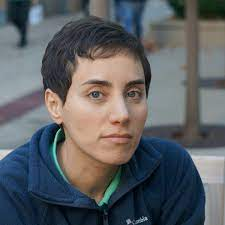
%> input picture CA_1/Code/face1.jpg, 225 x 225 px
$ octave Q5.m   (GNU Octave 9; MATLAB toolbox functions it lacks are replaced by stand-ins)
%> lines starting %> are read from the running program, lines starting %| are printed output that depends on the picture
clear;clc;close all;
face_1 = imread('face1.jpg');
%> face_1 is the input picture: size 225x225x3 uint8; mean R, G, B 92.7, 95.5, 98.8
face1_gs = rgb2gray(face_1);
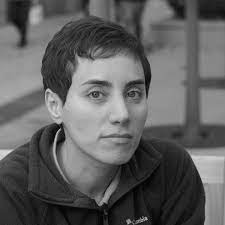
%> face1_gs: size 225x225 uint8; min 1, max 230, mean 95
face_2 = imread('face2.jpg');
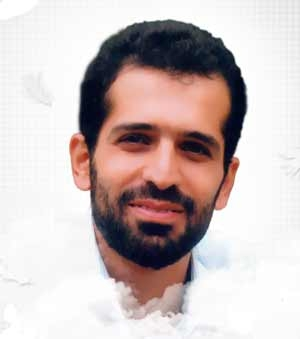
%> input picture CA_1/Code/face2.jpg, 300 x 339 px
%> face_2 is the input picture: size 339x300x3 uint8; mean R, G, B 202.3, 188.7, 187.7
face2_gs = rgb2gray(face_2);
[row, colomn] = size(face1_gs);
%> row = 225; colomn = 225
resized_face_2 = imresize(face2_gs,[row, colomn]);
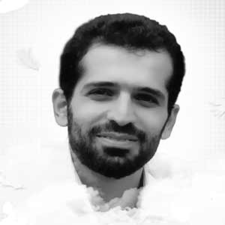
%> resized_face_2: size 225x225 uint8; min 3, max 255, mean 192.7
imshow(resized_face_2);title('Face 2 in Gray Scale');
figure;imshow(face1_gs);title('Face 1  in Gray Scale');

%Finding Phase And Abs of each picture
f_face1 = fftshift(fft2(face1_gs));
f_face2 = fftshift(fft2(resized_face_2));
abs_f_face1 = abs(f_face1);
abs_f_face2 = abs(f_face2);
ph_f_face1 = angle(f_face1);
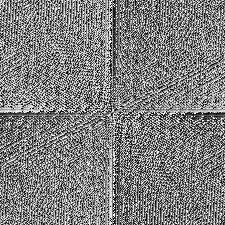
%> ph_f_face1: size 225x225 double; min -3.14, max 3.14, mean 3.09e-18; drawn with min black and max white
ph_f_face2 = angle(f_face2);
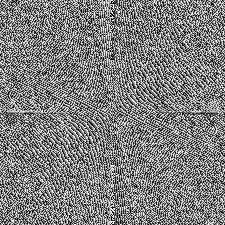
%> ph_f_face2: size 225x225 double; min -3.14, max 3.14, mean 0; drawn with min black and max white

c_f_1 = abs_f_face2 .* exp(i*(ph_f_face1));
c_f_2 = abs_f_face1 .* exp(i*(ph_f_face2));
c_1 = ifft2(ifftshift(c_f_1));
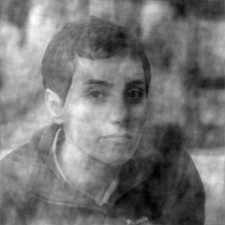
%> c_1: size 225x225 double; min 0.688, max 412.7, mean 192.7; drawn with min black and max white
c_2 = ifft2(ifftshift(c_f_2));
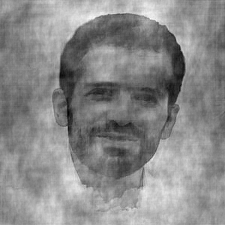
%> c_2: size 225x225 double; min -87.96, max 250.4, mean 95; drawn with min black and max white

figure(3);imshow(c_1,[]);title('Angel of Face 1 and Amplitude of Face 2')
figure(4);imshow(c_2,[]);title('Angel of Face 2 and Amplitude of Face 1')
